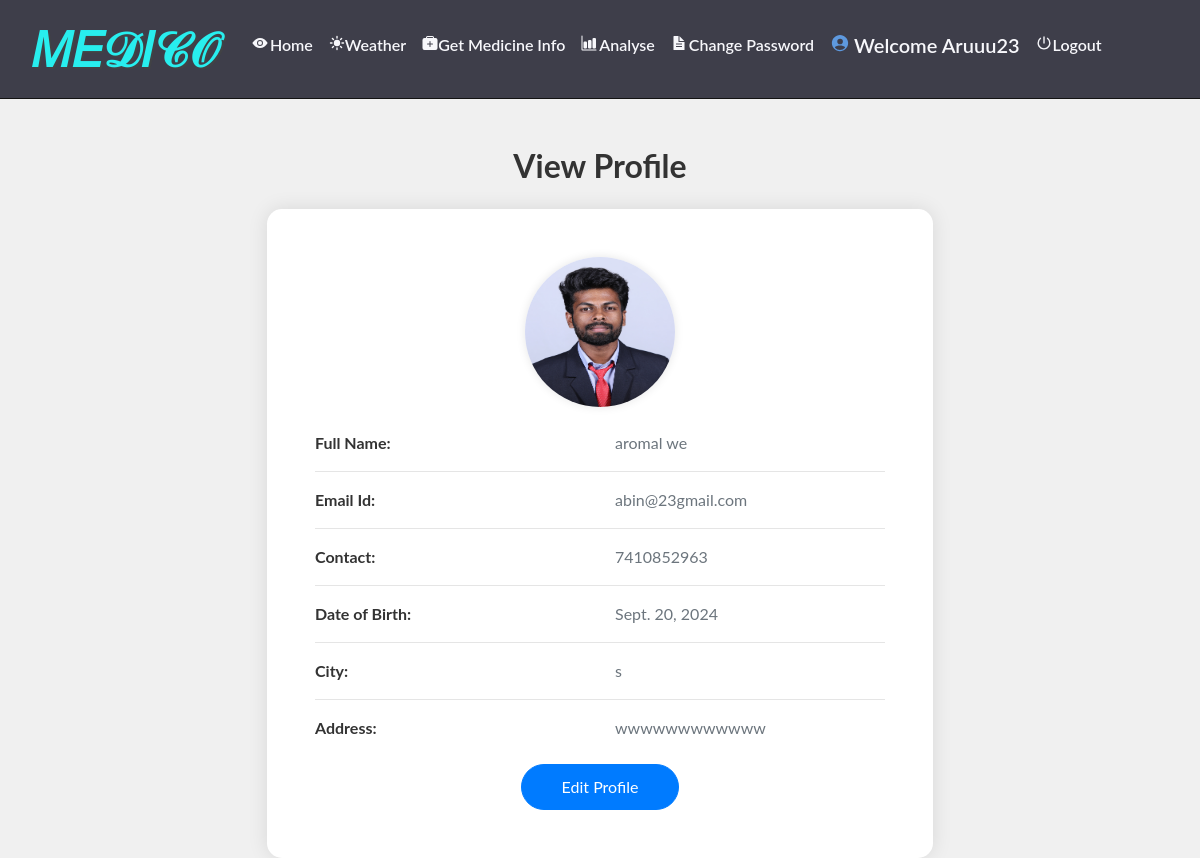
/profile (signed in), run on the app's committed database.
### grocery/models.py (models this page shows, shortened)
class Profile(models.Model):
    user = models.ForeignKey(User, on_delete=models.CASCADE, null=True)
    dob = models.DateField(null=True)
    city = models.CharField(max_length=30, null=True)
    address = models.CharField(max_length=50, null=True)
    contact = models.CharField(max_length=10, null=True)
    image = models.FileField(null=True)

### grocery/views.py (the view)
# urls.py: path('profile', profile, name='profile'),
def profile(request):
    if not request.user.is_authenticated:
        return redirect('login')
    user = User.objects.get(id=request.user.id)
    pro = Profile.objects.get(user=user)
    try:
        cart_items = Cart.objects.filter(profile=pro)
        total = sum(item.product.price for item in cart_items)
        num1 = cart_items.count()
    except Cart.DoesNotExist:
        total = 0
        num1 = 0
    d = {'pro': pro, 'user': user, 'num1': num1, 'total': total}
    return render(request, 'profile.html', d)

### grocery/templates/profile.html
{% extends 'navigation.html' %}
{% load static %}
{% block body %}
<div class="container mt-5">
    <h2 class="text-center mb-4" style="font-weight: bold; color: #333;">View Profile</h2>
    <div class="card mx-auto" style="max-width: 60%; border: none; box-shadow: 0px 0px 20px rgba(0, 0, 0, 0.1); border-radius: 15px;">
        <div class="card-body p-5">
            <div class="text-center mb-4">
                <img src="{{ pro.image.url }}" alt="Profile Image" style="width: 150px; height: 150px; border-radius: 50%; box-shadow: 0px 0px 10px rgba(0, 0, 0, 0.1);">
            </div>
            <div class="row mb-3">
                <div class="col-md-6">
                    <strong>Full Name:</strong>
                </div>
                <div class="col-md-6 text-secondary">
                    {{ pro.user.first_name }} {{ pro.user.last_name }}
                </div>
            </div>
            <hr>
            <div class="row mb-3">
                <div class="col-md-6">
                    <strong>Email Id:</strong>
                </div>
                <div class="col-md-6 text-secondary">
                    {{ pro.user.email }}
                </div>
            </div>
            <hr>
            <div class="row mb-3">
                <div class="col-md-6">
                    <strong>Contact:</strong>
                </div>
                <div class="col-md-6 text-secondary">
                    {{ pro.contact }}
                </div>
            </div>
            <hr>
            <div class="row mb-3">
                <div class="col-md-6">
                    <strong>Date of Birth:</strong>
                </div>
                <div class="col-md-6 text-secondary">
                    {{ pro.dob }}
                </div>
            </div>
            <hr>
            <div class="row mb-3">
                <div class="col-md-6">
                    <strong>City:</strong>
                </div>
                <div class="col-md-6 text-secondary">
                    {{ pro.city }}
                </div>
            </div>
            <hr>
            <div class="row mb-3">
                <div class="col-md-6">
                    <strong>Address:</strong>
                </div>
                <div class="col-md-6 text-secondary">
                    {{ pro.address }}
                </div>
            </div>
            <div class="text-center mt-4">
                <a href="{% url 'edit_profile' %}">
                    <button class="btn btn-primary btn-lg" style="padding: 10px 40px; border-radius: 25px; font-size: 16px;">Edit Profile</button>
                </a>
            </div>
        </div>
    </div>
</div>
{% endblock %}

### grocery/templates/navigation.html (shortened to what this page needs)
<!DOCTYPE html>
<html lang="en">
<head>
    {% load static %}
    <link rel="stylesheet" href="https://maxcdn.bootstrapcdn.com/bootstrap/4.0.0/css/bootstrap.min.css">
    <link rel="stylesheet" href="//cdn.datatables.net/1.10.19/css/jquery.dataTables.min.css">
<link
rel="stylesheet"
href="https://cdnjs.cloudflare.com/ajax/libs/animate.css/4.1.1/animate.min.css"
/>
    <link rel="stylesheet" href="https://cdnjs.cloudflare.com/ajax/libs/font-awesome/4.7.0/css/font-awesome.min.css">
</head>
<body style="background-color: #f0f0f0;">
<nav class="navbar navbar-expand-sm" style="background-color : #3e3e4a ; border-bottom:1px solid #131313">
    <a class="navbar-brand pl-3" href="#" style="color: rgb(223, 223, 245); font-weight: bold; font-size: 3rem; text-shadow: 2px 2px rgb(65, 66, 69);">𝑀𝐸𝒟𝐼𝒞𝒪</a>
    <div class="collapse navbar-collapse" id="collapsibleNavbar">
        <ul class="navbar-nav pl-2 text-center">
            {% if request.user.username %}
                {% if not request.user.is_staff %}
                <li class="nav-item">
                    <a class="nav-link" href="{% url 'view_product' 0 %}" style="color:rgb(0, 0, 0)"><ion-icon style="margin-right:2px" name="eye"></ion-icon>Home</a>
                </li>
                <li class="nav-item">
                    <a class="nav-link" href="{% url 'get_weather' %}" style="color: rgb(0, 0, 0);">
                        <ion-icon style="margin-right: 0px" name="sunny"></ion-icon>Weather
                    </a>
                </li>
                <li class="nav-item">
                    <a class="nav-link" href="{% url 'chatbot' %}" style="color: rgb(0, 0, 0);">
                        <ion-icon style="margin-right: 0px" name="medkit"></ion-icon>Get Medicine Info
                    </a>
                </li>
                <li class="nav-item">
                    <a class="nav-link" href="https://disease-symptom-recognition-system-fvd6dwhoihat4niujnsxz8.streamlit.app/" style="color:rgb(0, 0, 0)">
                        <ion-icon style="margin-right:2px" name="bar-chart"></ion-icon>Analyse
                    </a>
                </li>
                <li class="nav-item">
                    <a class="nav-link" href="{% url 'change_password' %}" style="color:rgb(1, 1, 1)"><ion-icon style="margin-right:2px" name="document-text-sharp"></ion-icon>Change Password</a>
                </li>
                {% endif %}
                {% if not request.user.is_staff %}
                <li class="nav-item">
                    <a href="{% url 'profile' %}"><h5 class="nav-link" style="color:#000000 ; text-transform : capitalize"><ion-icon style="margin-right:4px;color:#5e99de" name="person-circle-sharp"></ion-icon>Welcome {{request.user.username}}</h5>
                    </a>
                </li>
                <li class="nav-item">
                    <a class="nav-link" href="{% url 'logout' %}" style="color:rgb(0, 0, 0)"><ion-icon style="margin-right:1px" name="power-sharp"></ion-icon>Logout</a>
                </li>
                {% endif %}
            {% endif %}
        </ul>
    </div>
</nav>
{% block body %}
{% endblock %}
</body>
</html>

### grocery/templates/navigation.html (style rules this page uses)
body { font-family: 'Lato', sans-serif; background-image: url('https://drive.google.com/file/d/1kYcur9aBKitorAyhZBazCZCX-EZ4yYP_/view?usp=drivesdk'); background-size: cover; background-attachment: fixed; background-repeat: no-repeat; color: #333; }
.navbar { background-color: rgba(46, 44, 44, 0.9); border-bottom: 1px solid #2a2a2b; }
.navbar-brand { font-size: 2.5rem; color: #28eeee !important; font-weight: bold; text-shadow: 1px 1px 2px rgba(0, 95, 115, 0.2); }
.navbar-nav .nav-link { color: #f7f7fb !important; font-weight: 600; padding: 12px; transition: background-color 0.3s ease, color 0.3s ease; }

### data on the page
Profile: image (picture), user.first_name "aromal", user.last_name "we", user.email "abin@23gmail.com", contact "7410852963", dob "Sept. 20, 2024", city "s", address "wwwwwwwwwwww"

### other printed values
{{ request.user.username }} "Aruuu23"
